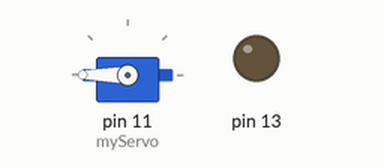
This sketch was run on a simulated Arduino Uno, built with avr-gcc and run on an emulated ATmega328P. On the bench: servo, output pins drawn as LEDs (lit = HIGH).

Above: at 0.05 s.
At 2.25 s:
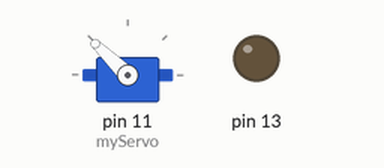
At 4.5 s:
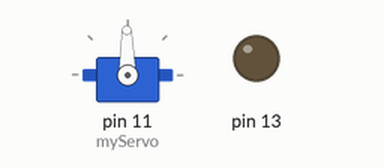
At 9.05 s:
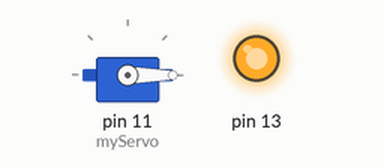
Timing chart, 0 to 11.8 s (numbered marks = the images above):
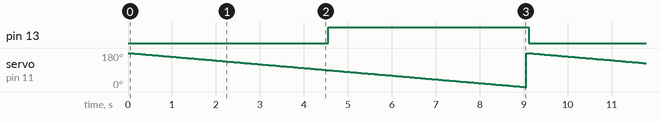

The sketch:

sketch_may09c.ino
```cpp
int numberA=180;
#include<Servo.h>
Servo myServo;
void setup() {
  // put your setup code here, to run once:
myServo.attach(11);
pinMode(13,OUTPUT);
}

void loop() {
  // put your main code here, to run repeatedly:
for (numberA=180;numberA>=0;numberA--)
{
  myServo.write(numberA);
  delay (50);
  if (numberA<=90)
  digitalWrite(13,HIGH);
  if (numberA>90)
  digitalWrite(13,LOW);
}
}
```

Measured:
- by itself, pin 13: alternates HIGH for 4.6 s and LOW for 4.5 s
- by itself, servo on pin 11 (myServo): ramps from 180° to 0° and jumps back, once every 9.1 s
